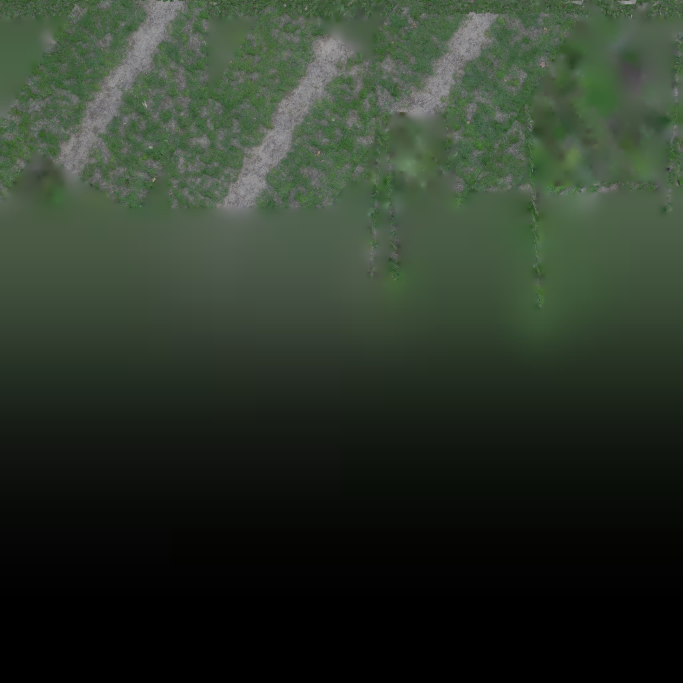
#> input picture src/com/dan/tree/grass/footpath/footpath_ground.jpg, 2048 x 2048 px (shown at 1/3 size)
$ python -i fbx2dtree.py   (imports and definitions only)
#> lines starting #> are read from the running program, lines starting #| are printed output that depends on the picture
#!/usr/bin/env python3
"""FBX-Baum oder Gras (Stamm + Laubkarten mit Alpha-Textur, ohne Skelett) -> .dtree für com.dan.tree / com.dan.grass.

Liest binäres oder ASCII-FBX (fbxread.py), legt alle Meshes in den Baumraum (Meter, y oben), trennt
nach Material: Name mit "leaf" -> Laubkarten, sonst Stamm. Texturen werden verkleinert neben die
.dtree geschrieben (einmal je Präfix, mehrere Varianten teilen sie) und in der Datei mit Namen genannt.
Ein Skelett gibt es nicht; com.dan.tree leitet den Wind aus der Geometrie ab (ein Gelenk am Fuß).

Aufruf:
  pip install numpy pillow
  python3 fbx2dtree.py baum.fbx ziel.dtree --name "Name" --bark rinde.png --leaf laub.png --prefix art
Gras (alles ist Laub, Deckkraft als eigenes Bild, z. B. Megascans):
  python3 fbx2dtree.py gras_LOD0.fbx ziel.dtree --all-leaf --leaf BaseColor.jpg --opacity Opacity.jpg --prefix gras
Mehrere Laubtexturen (je Material eine, gefunden nach Dateiname in einem Ordner) werden zu einem Atlas:
  python3 fbx2dtree.py mix.fbx ziel.dtree --all-leaf --atlas texturen/ --prefix mix
"""
import argparse
import gzip
import os
import sys

import numpy as np
from PIL import Image, ImageFilter

sys.path.insert(0, os.path.dirname(os.path.abspath(__file__)))
import fbxread  # noqa: E402
from dtree import MAGIC, VERSION, Out, compact, write_mesh, write_tail  # noqa: E402

BARK_SIZE = 1024
LEAF_SIZE = 1024


def srgb_to_linear(c):
    c = np.asarray(c, dtype=np.float64)
    return np.where(c <= 0.04045, c / 12.92, ((c + 0.055) / 1.055) ** 2.4)


# [9 lines left out: function leaf_image, not called in this run]


def atlas(images):
    """Bilder in einem quadratischen Raster; liefert Atlas und je Bild (Spalte, Zeile, Anteil)."""
    n = int(np.ceil(np.sqrt(len(images))))
    cell = LEAF_SIZE // 2 if n > 1 else LEAF_SIZE
    out = Image.new('RGBA', (cell * n, cell * n), (0, 0, 0, 0))
    places = []
    for i, im in enumerate(images):
        c, r = i % n, i // n
        out.paste(im.convert('RGBA').resize((cell, cell), Image.LANCZOS), (c * cell, r * cell))
        places.append((c, r, 1.0 / n))
    return out, places


# [163 lines left out: functions write_textures, convert, main, not called in this run]


# [2 lines not run here, left out]

>>> import cv2
>>> picture = cv2.imread('../../src/com/dan/tree/grass/footpath/footpath_ground.jpg', cv2.IMREAD_GRAYSCALE)
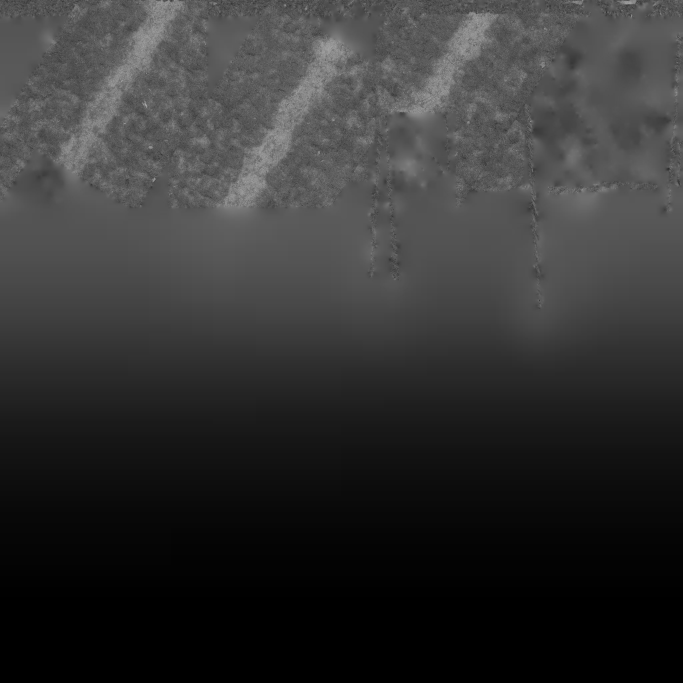
#> picture: shape (2048, 2048) (shown at 1/3 size); min 0, max 189, mean 51
>>> result = atlas(picture)
#> in atlas, `n = int(np.ceil(np.sqrt(len(images))))`: n = 46
#> in atlas, `cell = LEAF_SIZE // 2 if n > 1 else LEAF_SIZE`: cell = 512
#> in atlas, `c, r = i % n, i // n`: c = 0
#> (the run stopped early here; a loop or call above may not have finished)
